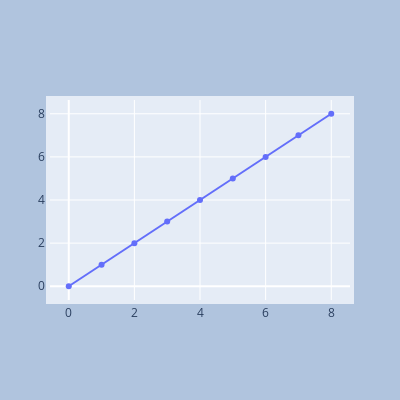

The notebook cell this image was saved under:
### Code cell
fig.update_layout(
    autosize=False,
    width=400,
    height=400,
    margin=dict(
        l=50,
        r=50,
        b=100,
        t=100,
        pad=4
    ),
    paper_bgcolor="LightSteelBlue",
)
fig.show()

### Figure 1 — Plotly figure (JSON) as saved in the notebook; plotly's stock layout.template omitted (floating-point values rounded to 4 significant figures)
{"data": [{"type": "scatter", "x": [0, 1, 2, 3, 4, 5, 6, 7, 8], "y": [0, 1, 2, 3, 4, 5, 6, 7, 8]}], "layout": {"autosize": false, "height": 400, "margin": {"b": 100, "l": 50, "pad": 4, "r": 50, "t": 100}, "paper_bgcolor": "LightSteelBlue", "width": 400, "xaxis": {"autorange": true, "range": [-0.5714, 8.571], "type": "linear"}, "yaxis": {"autorange": true, "range": [-0.6377, 8.638], "type": "linear"}}}
